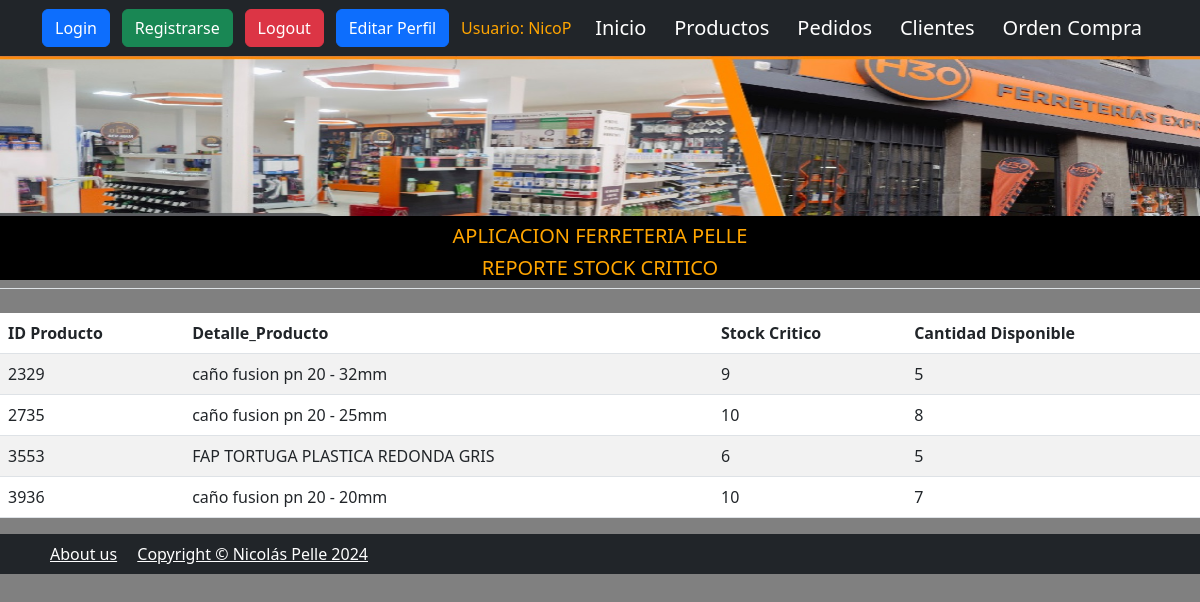
The app's page /stock_critico/ (signed in) with its own data.
### AppFerre/models.py (models this page shows, shortened)
class Producto(models.Model):
    idproducto=models.IntegerField()
    nombre = models.CharField(max_length=40)
    precio= models.FloatField()
    stock_critico=models.IntegerField()
    cantdisponible=models.IntegerField()

### AppFerre/views.py (the view)
# urls.py: path('stock_critico/',stock_critico, name ="stock_critico"),
@login_required
def stock_critico(request):
    contexto={'producto': Producto.objects.all().order_by("idproducto")}
    return render (request,"AppFerre/stock_critico.html",contexto)

### AppFerre/templates/AppFerre/stock_critico.html
{% extends "AppFerre/index.html"%}
{%block titulo%}
REPORTE STOCK CRITICO </p></h5>
{% endblock titulo%}
{%block contenido%}
<table class= "table table-striped" style="background-color:white" >
    <thead>
        <tr>
            <th> ID Producto </th>
            <th> Detalle_Producto </th>
            <th> Stock Critico </th>
            <th> Cantidad Disponible </th>
        </tr>
    </thead>
    <tbody>
        {% for p in producto %}
        {% if p.cantdisponible < p.stock_critico %}
            <tr>
                <td>{{p.idproducto}}</td>
                <td>{{p.nombre}}</td>
                <td>{{p.stock_critico}}</td>
                <td>{{p.cantdisponible}}</td>
              </tr>
        {%endif%}
      {% endfor %}
     </tbody>
</table>
{% endblock contenido%}

### AppFerre/templates/AppFerre/index.html (shortened to what this page needs)
<!DOCTYPE html>
<html lang="en" style="background-color:gray">
    <head>
    {%load static%}
        <link href="{% static 'css/styles.css'%}" rel="stylesheet" />
        <link rel="stylesheet" href="https://cdnjs.cloudflare.com/ajax/libs/font-awesome/6.4.0/css/all.min.css">
    </head>
    <body style="background-color:gray">
        <nav class="navbar navbar-expand-lg navbar-dark bg-dark">
            <div class="container">
              <a class="btn btn-primary" href="{%url 'login'%}">Login</a>
              <a class="btn btn-success" href="{%url 'registro'%}">Registrarse</a>
              {% if user.is_authenticated%}
                  <a class="btn btn-danger" style="color:white" href="{%url 'logout'%}">Logout</a>
                  <a class="btn btn-primary" style="color:white" href="{%url 'editarPerfil'%}">Editar Perfil</a>
                  <a style="color: orange"> Usuario: {{user.username}}</a>
                  <a class="navbar-brand" href="{%url 'home'%}">Inicio</a>
                  <a class="navbar-brand" href="{%url 'productos'%}">Productos</a>
                  <a class="navbar-brand" href="{%url 'pedidos'%}">Pedidos</a>
                  <a class="navbar-brand" href="{%url 'clientes'%}">Clientes</a>
                  <a class="navbar-brand" href="{%url 'orden_compras'%}">Orden Compra</a>
                {% endif %}
            </div>
        </nav>
        <header class="tpy-1 bg-ligh border-bottom mb-4" style="background-color:gray">
            <div>
                <div style="background-color:black">
                    <a >
                      <img class="card-img-top" height="160px" background-position= "center center" background-size= "cover"
                       src="{% static 'assets/portada_ferreteria.jpg'%}"/>
                    </a>
                   <h5><p class="m-2 text-center" style= "color:orange">  APLICACION FERRETERIA PELLE</p></h5>
                    <h5><p class="m-2 text-center" style= "color:orange">
                       {%block titulo%}{%endblock titulo%}
                </div>
            </div>
        </header>
        {% block contenido %}{%endblock contenido%}
        <footer class="py-2 bg-dark">
        <div>
            <div class="container">
                <a class="m-2 text- text-white" href="{%url 'about_us'%}">About us</a>
                <a class="m-2 text-center text-white">Copyright &copy; Nicolás Pelle 2024 </a >
            </div>
        </div>
       </footer>
    </body>
</html>

### records on screen
Producto: idproducto "2329", nombre "caño fusion pn 20 - 32mm", stock_critico "9", cantdisponible "5"
Producto: idproducto "2735", nombre "caño fusion pn 20 - 25mm", stock_critico "10", cantdisponible "8"
Producto: idproducto "3553", nombre "FAP TORTUGA PLASTICA REDONDA GRIS", stock_critico "6", cantdisponible "5"
Producto: idproducto "3936", nombre "caño fusion pn 20 - 20mm", stock_critico "10", cantdisponible "7"

### other values on screen
{{ user.username }} "NicoP"
